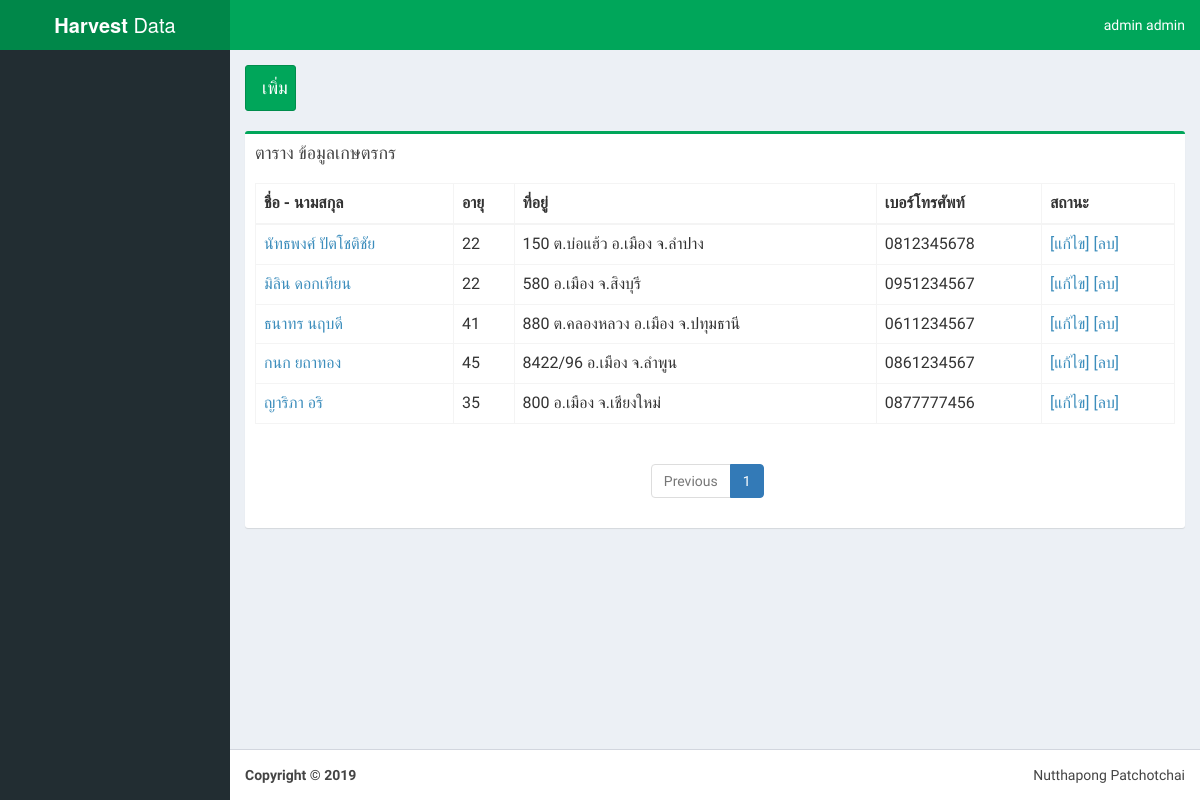
The app's page / (signed in), older data.
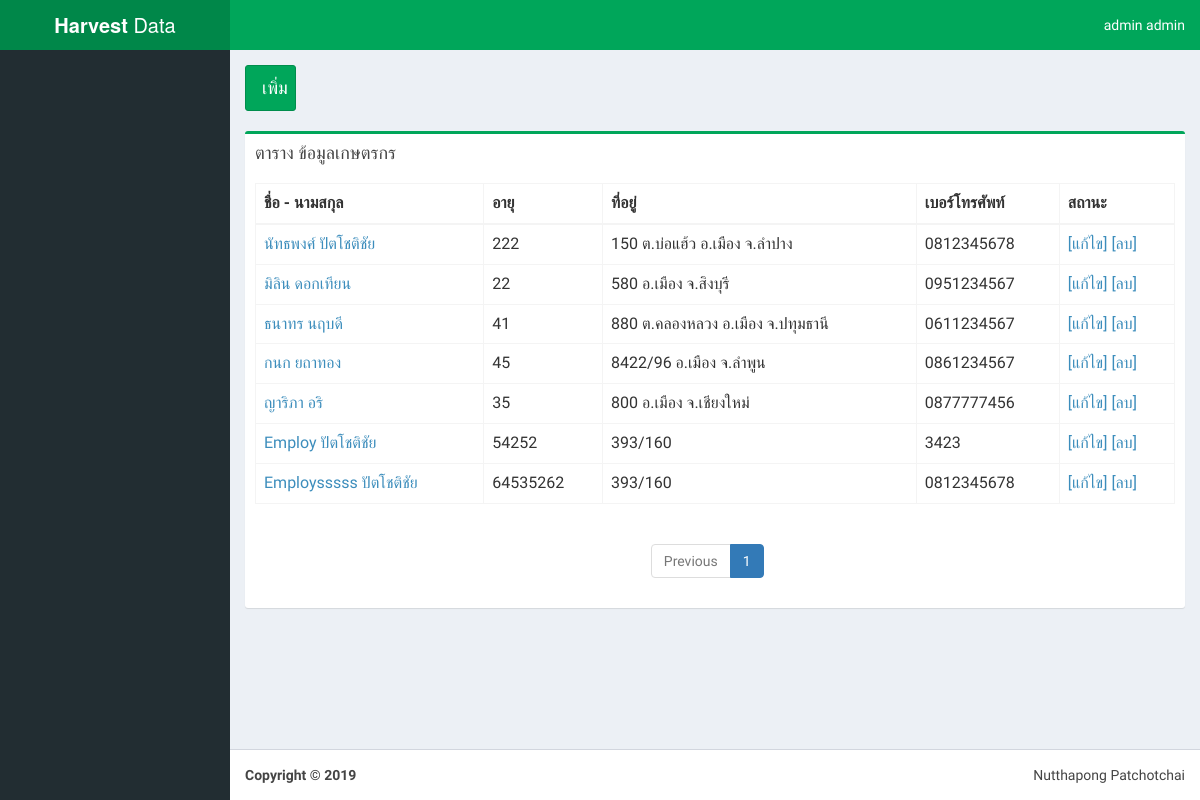
The same page, newer data.
### Farmer/models.py (models this page shows, shortened)
class Farmer(models.Model):
    User_id = models.ForeignKey(User, on_delete=models.CASCADE)
    name = models.CharField(max_length=100, default='')
    lastname = models.CharField(max_length=100, default='')
    age = models.IntegerField(default='')
    address = models.TextField(max_length=500, default='')
    tel = models.CharField(max_length=100, default='')

### Farmer/views.py (the view)
# urls.py: path('', farmer_views.ViewFarmer, name='index'),
@login_required
def ViewFarmer(request):
    viewfarmer = Farmer.objects.filter(User_id=request.user)
    viewfarmerpage = {
            'viewFarmer': viewfarmer
    }
    return render(request, 'Farmer/index.html', viewfarmerpage)

### Farmer/templates/Farmer/index.html
{% extends "Farmer/base.html" %}
{% load static %}
{% block content %}
<section class="content">
<div class="row" >
    <div class="col-md-1">
<a type="button" class="btn btn-block btn-success btn-lg" href="{% url 'createFarmer' user.id %}">เพิ่ม</a>
        </div>
    <div class="col-md-11"></div>
</div>
    <br>
      <div class="row">
        <div class="col-md-12">
            <div class="box box-success">
                <div class="box-header">
                <h3 class="box-title">ตาราง ข้อมูลเกษตรกร</h3>
                </div>
            <div class="box-body">
              <div id="example2_wrapper" class="dataTables_wrapper form-inline dt-bootstrap"><div class="row"><div class="col-sm-6"></div><div class="col-sm-6"></div></div><div class="row"><div class="col-sm-12"><table id="example2" class="table table-bordered table-hover dataTable" role="grid" aria-describedby="example2_info">
                <thead>
                <tr role="row">
                    <th class="sorting_asc" tabindex="0" aria-controls="example2" rowspan="1" colspan="1" aria-sort="ascending" aria-label="Rendering engine: activate to sort column descending">ชื่อ - นามสกุล</th>
                    <th class="sorting" tabindex="0" aria-controls="example2" rowspan="1" colspan="1" aria-label="Platform(s): activate to sort column ascending">อายุ</th>
                    <th class="sorting" tabindex="0" aria-controls="example2" rowspan="1" colspan="1" aria-label="Engine version: activate to sort column ascending">ที่อยู่</th>
                    <th class="sorting" tabindex="0" aria-controls="example2" rowspan="1" colspan="1" aria-label="CSS grade: activate to sort column ascending">เบอร์โทรศัพท์</th>
                    <th class="sorting" tabindex="0" aria-controls="example2" rowspan="1" colspan="1" aria-label="CSS grade: activate to sort column ascending">สถานะ</th></tr>
                </thead>
                <tbody>
                {% for VF in viewFarmer %}
                <tr role="row" class="odd">
                  <td><a type="button"  href="{% url 'viewFarmer' VF.id %}" >{{ VF.name }} {{ VF.lastname }}</a></td>
                    <td>{{ VF.age }}</td>
                    <td>{{ VF.address }}</td>
                    <td>{{ VF.tel }}</td>
                  <td>
                      <a type="button"  href="{% url 'editFarmer' VF.id %}">[แก้ไข]</a>
                      <a type="button"  href="{% url 'deleteFarmer' VF.id %}">[ลบ]</a>
                  </td>
                </tr>
                {% endfor %}
                </tbody>
              </table></div></div>
                  <div class="row">
                      <div class="col-sm-5">
                      </div>
                      <div class="col-sm-7">
                          <div class="dataTables_paginate paging_simple_numbers" id="example2_paginate">
                              <ul class="pagination">
                                  <li class="paginate_button previous disabled" id="example2_previous">
                                      <a href="#" aria-controls="example2" data-dt-idx="0" tabindex="0">Previous</a>
                                  </li>
                                  <li class="paginate_button active">
                                      <a href="#" aria-controls="example2" data-dt-idx="1" tabindex="0">1</a>
                                  </li>
                          </div>
                      </div>
                  </div>
                </div>
            </div>
            </div>
        </div>
          </div>
</section>
{% endblock %}

Row changes from the older to the newer data that the page shows:
changed Farmer "นัทธพงศ์": age "22" → "222"
added Farmer: name "Employ", lastname "ปัตโชติชัย", age "54252", address "393/160", tel "3423"
added Farmer: name "Employsssss", lastname "ปัตโชติชัย", age "64535262", address "393/160", tel "0812345678"
